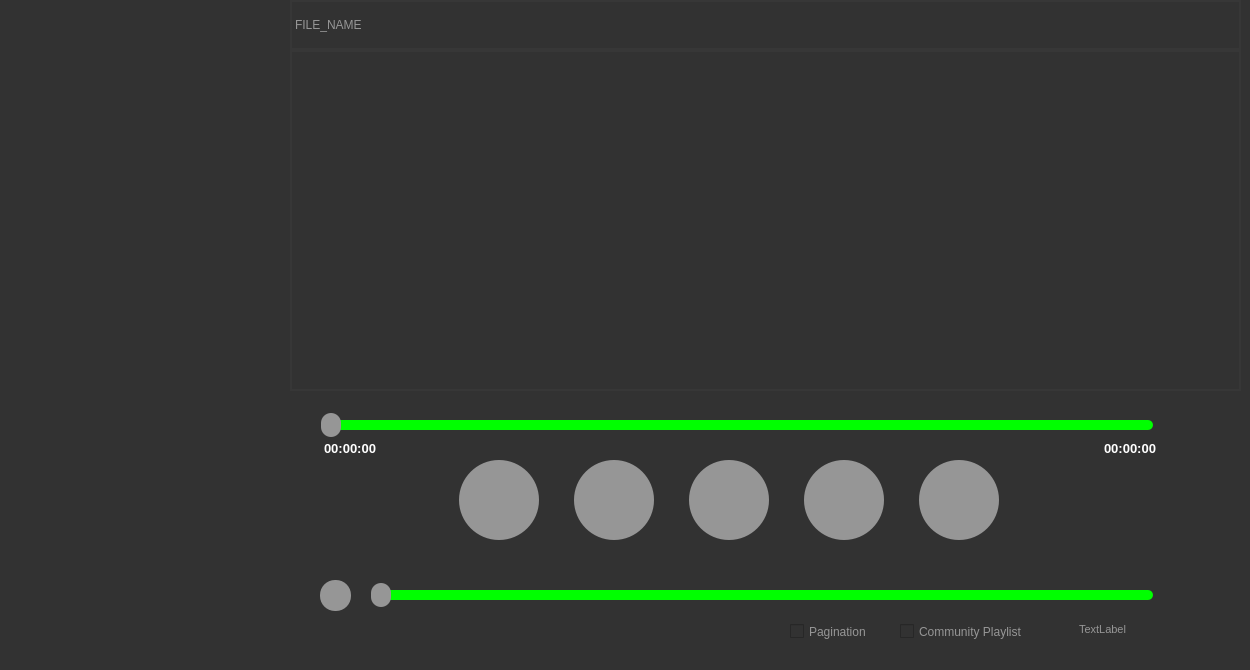
<?xml version="1.0" encoding="UTF-8"?>
<ui version="4.0">
 <class>MainWindow</class>
 <widget class="QMainWindow" name="MainWindow">
  <property name="geometry">
   <rect>
    <x>0</x>
    <y>0</y>
    <width>1250</width>
    <height>670</height>
   </rect>
  </property>
  <property name="minimumSize">
   <size>
    <width>0</width>
    <height>0</height>
   </size>
  </property>
  <property name="maximumSize">
   <size>
    <width>2000</width>
    <height>2000</height>
   </size>
  </property>
  <property name="windowTitle">
   <string>Community Music Player</string>
  </property>
  <property name="styleSheet">
   <string notr="true">background-color:rgb(50,50,50);
</string>
  </property>
  <widget class="QWidget" name="centralwidget">
   <widget class="QLabel" name="label_File_Name">
    <property name="geometry">
     <rect>
      <x>290</x>
      <y>0</y>
      <width>951</width>
      <height>50</height>
     </rect>
    </property>
    <property name="styleSheet">
     <string notr="true">QLabel
{
	color:rgb(150,150,150);
	border:2px solid rgb(55,55,55);
}</string>
    </property>
    <property name="frameShape">
     <enum>QFrame::Panel</enum>
    </property>
    <property name="lineWidth">
     <number>2</number>
    </property>
    <property name="text">
     <string>FILE_NAME</string>
    </property>
   </widget>
   <widget class="QSlider" name="horizontalSlider_Audio_File_Duration">
    <property name="geometry">
     <rect>
      <x>320</x>
      <y>410</y>
      <width>841</width>
      <height>31</height>
     </rect>
    </property>
    <property name="sizePolicy">
     <sizepolicy hsizetype="Preferred" vsizetype="Fixed">
      <horstretch>0</horstretch>
      <verstretch>0</verstretch>
     </sizepolicy>
    </property>
    <property name="maximumSize">
     <size>
      <width>900</width>
      <height>100</height>
     </size>
    </property>
    <property name="styleSheet">
     <string notr="true">QSlider::groove:horizontal
{
	height:10px;
	width:825px;
	background:rgb(0,255,0);
	border-radius:5px;
}
QSlider::handle:horizontal
{
	background:rgb(150,150,150);
	width:20px;
	height:20px;
	margin:-7px -7px;
	border-radius:10px;
}</string>
    </property>
    <property name="orientation">
     <enum>Qt::Horizontal</enum>
    </property>
   </widget>
   <widget class="QSlider" name="horizontalSlider_Audio_Volume">
    <property name="geometry">
     <rect>
      <x>370</x>
      <y>580</y>
      <width>791</width>
      <height>31</height>
     </rect>
    </property>
    <property name="maximumSize">
     <size>
      <width>791</width>
      <height>31</height>
     </size>
    </property>
    <property name="styleSheet">
     <string notr="true">QSlider::groove:horizontal
{
	height:10px;
	width:775px;
	background:rgb(0,255,0);
	border-radius:5px;
}
QSlider::handle:horizontal
{
	background:rgb(150,150,150);
	width:20px;
	height:20px;
	margin:-7px -7px;
	border-radius:10px;
}</string>
    </property>
    <property name="orientation">
     <enum>Qt::Horizontal</enum>
    </property>
   </widget>
   <widget class="QPushButton" name="pushButton_Volume">
    <property name="geometry">
     <rect>
      <x>320</x>
      <y>580</y>
      <width>31</width>
      <height>31</height>
     </rect>
    </property>
    <property name="styleSheet">
     <string notr="true">QPushButton
{
	border:none;
	border-radius:15px;
	background-color:rgb(150,150,150);
	color:rgb(52,51,64);
	padding:0px;
}</string>
    </property>
    <property name="text">
     <string/>
    </property>
   </widget>
   <widget class="QLabel" name="label_Value_1">
    <property name="geometry">
     <rect>
      <x>320</x>
      <y>440</y>
      <width>60</width>
      <height>17</height>
     </rect>
    </property>
    <property name="font">
     <font>
      <pointsize>10</pointsize>
      <bold>true</bold>
     </font>
    </property>
    <property name="styleSheet">
     <string notr="true">QLabel
{
	color:rgb(255,255,255);
}</string>
    </property>
    <property name="text">
     <string>00:00:00</string>
    </property>
    <property name="alignment">
     <set>Qt::AlignCenter</set>
    </property>
   </widget>
   <widget class="QLabel" name="label_Value_2">
    <property name="geometry">
     <rect>
      <x>1100</x>
      <y>440</y>
      <width>60</width>
      <height>17</height>
     </rect>
    </property>
    <property name="font">
     <font>
      <pointsize>10</pointsize>
      <bold>true</bold>
     </font>
    </property>
    <property name="styleSheet">
     <string notr="true">QLabel
{
	color:rgb(255,255,255);
}</string>
    </property>
    <property name="text">
     <string>00:00:00</string>
    </property>
    <property name="alignment">
     <set>Qt::AlignCenter</set>
    </property>
   </widget>
   <widget class="QWidget" name="layoutWidget">
    <property name="geometry">
     <rect>
      <x>430</x>
      <y>450</y>
      <width>601</width>
      <height>101</height>
     </rect>
    </property>
    <layout class="QHBoxLayout" name="horizontalLayout">
     <property name="spacing">
      <number>6</number>
     </property>
     <property name="sizeConstraint">
      <enum>QLayout::SetNoConstraint</enum>
     </property>
     <item>
      <widget class="QPushButton" name="pushButton_Seek_Back">
       <property name="enabled">
        <bool>true</bool>
       </property>
       <property name="minimumSize">
        <size>
         <width>80</width>
         <height>80</height>
        </size>
       </property>
       <property name="styleSheet">
        <string notr="true">QPushButton
{
	border:none;
	border-radius:40px;
	background-color:rgb(150,150,150);
	color:rgb(52,51,64);
	min-height:80px;
	min-width:80px;
	max-height:80px;
	max-width:80px;
	padding:0px;
}
QPushButton:Hover
{
	background-color:rgb(200,200,200);

}</string>
       </property>
       <property name="text">
        <string/>
       </property>
      </widget>
     </item>
     <item>
      <widget class="QPushButton" name="pushButton_Stop">
       <property name="minimumSize">
        <size>
         <width>80</width>
         <height>80</height>
        </size>
       </property>
       <property name="styleSheet">
        <string notr="true">QPushButton
{
	border:none;
	border-radius:40px;
	background-color:rgb(150,150,150);
	color:rgb(52,51,64);
	min-height:80px;
	min-width:80px;
	max-height:80px;
	max-width:80px;
	padding:0px;
}
QPushButton:Hover
{
	background-color:rgb(200,200,200);

}</string>
       </property>
       <property name="text">
        <string/>
       </property>
      </widget>
     </item>
     <item>
      <widget class="QPushButton" name="pushButton_Play">
       <property name="minimumSize">
        <size>
         <width>80</width>
         <height>80</height>
        </size>
       </property>
       <property name="styleSheet">
        <string notr="true">QPushButton
{
	border:none;
	border-radius:40px;
	background-color:rgb(150,150,150);
	color:rgb(52,51,64);
	min-height:80px;
	min-width:80px;
	max-height:80px;
	max-width:80px;
	padding:0px;
}
QPushButton:Hover
{
	background-color:rgb(200,200,200);

}</string>
       </property>
       <property name="text">
        <string/>
       </property>
      </widget>
     </item>
     <item>
      <widget class="QPushButton" name="pushButton_Pause">
       <property name="minimumSize">
        <size>
         <width>80</width>
         <height>80</height>
        </size>
       </property>
       <property name="styleSheet">
        <string notr="true">QPushButton
{
	border:none;
	border-radius:40px;
	background-color:rgb(150,150,150);
	color:rgb(52,51,64);
	min-height:80px;
	min-width:80px;
	max-height:80px;
	max-width:80px;
	padding:0px;
}
QPushButton:Hover
{
	background-color:rgb(200,200,200);

}</string>
       </property>
       <property name="text">
        <string/>
       </property>
      </widget>
     </item>
     <item>
      <widget class="QPushButton" name="pushButton_Seek_Forward">
       <property name="minimumSize">
        <size>
         <width>80</width>
         <height>80</height>
        </size>
       </property>
       <property name="maximumSize">
        <size>
         <width>80</width>
         <height>80</height>
        </size>
       </property>
       <property name="styleSheet">
        <string notr="true">QPushButton
{
	border:none;
	border-radius:40px;
	background-color:rgb(150,150,150);
	color:rgb(52,51,64);
	min-height:80px;
	min-width:80px;
	max-height:80px;
	max-width:80px;
	padding:0px;
}
QPushButton:Hover
{
	background-color:rgb(200,200,200);

}</string>
       </property>
       <property name="text">
        <string/>
       </property>
      </widget>
     </item>
    </layout>
   </widget>
   <widget class="QTableWidget" name="tableWidget">
    <property name="geometry">
     <rect>
      <x>290</x>
      <y>50</y>
      <width>951</width>
      <height>341</height>
     </rect>
    </property>
    <property name="sizePolicy">
     <sizepolicy hsizetype="Minimum" vsizetype="Expanding">
      <horstretch>0</horstretch>
      <verstretch>0</verstretch>
     </sizepolicy>
    </property>
    <property name="minimumSize">
     <size>
      <width>0</width>
      <height>0</height>
     </size>
    </property>
    <property name="maximumSize">
     <size>
      <width>1226</width>
      <height>341</height>
     </size>
    </property>
    <property name="font">
     <font>
      <pointsize>13</pointsize>
      <bold>false</bold>
     </font>
    </property>
    <property name="styleSheet">
     <string notr="true">QTableWidget {
    color: rgb(150, 150, 150) !important;
    border: 2px solid rgb(55, 55, 55);
}

QTableWidget::item {
    border-bottom: 1px solid rgb(55, 55, 55);
    padding: 5px; /* Ajusta el valor de padding según tus necesidades */
}

QTableWidget::item:selected {
    background-color: rgb(100, 100, 100);
}

QTableWidget QTableCornerButton::section {
    background-color: rgb(55, 55, 55);
    color: rgb(150, 150, 150) !important;
    border: 1px solid rgb(40, 40, 40);
    padding: 5px; /* Ajusta el valor de padding según tus necesidades */
}

QHeaderView::section {
    background-color: rgb(55, 55, 55);
    color: rgb(150, 150, 150) !important;
    border: 1px solid rgb(40, 40, 40);
    padding: 5px; /* Ajusta el valor de padding según tus necesidades */
}

QTableWidget::item:first {
    background-color: rgb(155, 155, 155);
}
</string>
    </property>
    <property name="verticalScrollBarPolicy">
     <enum>Qt::ScrollBarAlwaysOff</enum>
    </property>
    <property name="horizontalScrollBarPolicy">
     <enum>Qt::ScrollBarAlwaysOff</enum>
    </property>
    <property name="sizeAdjustPolicy">
     <enum>QAbstractScrollArea::AdjustIgnored</enum>
    </property>
    <property name="autoScroll">
     <bool>true</bool>
    </property>
    <property name="selectionMode">
     <enum>QAbstractItemView::SingleSelection</enum>
    </property>
    <attribute name="horizontalHeaderVisible">
     <bool>false</bool>
    </attribute>
    <attribute name="verticalHeaderVisible">
     <bool>false</bool>
    </attribute>
    <column>
     <property name="text">
      <string>Canción</string>
     </property>
     <property name="foreground">
      <brush brushstyle="SolidPattern">
       <color alpha="255">
        <red>0</red>
        <green>0</green>
        <blue>0</blue>
       </color>
      </brush>
     </property>
    </column>
    <column>
     <property name="text">
      <string>Artista</string>
     </property>
    </column>
    <column>
     <property name="text">
      <string>Álbum</string>
     </property>
    </column>
    <column>
     <property name="text">
      <string>Género</string>
     </property>
    </column>
    <column>
     <property name="text">
      <string>Up-votes</string>
     </property>
    </column>
    <column>
     <property name="text">
      <string>Down-votes</string>
     </property>
    </column>
   </widget>
   <widget class="QLabel" name="memorylabel">
    <property name="geometry">
     <rect>
      <x>1079</x>
      <y>612</y>
      <width>171</width>
      <height>35</height>
     </rect>
    </property>
    <property name="font">
     <font>
      <pointsize>8</pointsize>
     </font>
    </property>
    <property name="styleSheet">
     <string notr="true">QLabel
{
	color:rgb(150,150,150);
}</string>
    </property>
    <property name="text">
     <string>TextLabel</string>
    </property>
   </widget>
   <widget class="QCheckBox" name="checkBox_CommunityPlaylist">
    <property name="enabled">
     <bool>true</bool>
    </property>
    <property name="geometry">
     <rect>
      <x>900</x>
      <y>620</y>
      <width>171</width>
      <height>23</height>
     </rect>
    </property>
    <property name="styleSheet">
     <string notr="true">QCheckBox
{
	color:rgb(150,150,150);
}</string>
    </property>
    <property name="text">
     <string>Community Playlist</string>
    </property>
   </widget>
   <widget class="QCheckBox" name="checkBox_Pagination">
    <property name="enabled">
     <bool>true</bool>
    </property>
    <property name="geometry">
     <rect>
      <x>790</x>
      <y>620</y>
      <width>101</width>
      <height>23</height>
     </rect>
    </property>
    <property name="styleSheet">
     <string notr="true">QCheckBox
{
	color:rgb(150,150,150);
}</string>
    </property>
    <property name="text">
     <string>Pagination</string>
    </property>
   </widget>
  </widget>
  <widget class="QMenuBar" name="menubar">
   <property name="geometry">
    <rect>
     <x>0</x>
     <y>0</y>
     <width>1250</width>
     <height>22</height>
    </rect>
   </property>
  </widget>
  <action name="actionOpen_Audio_File">
   <property name="text">
    <string>Open Audio File</string>
   </property>
  </action>
 </widget>
 <resources/>
 <connections/>
</ui>
